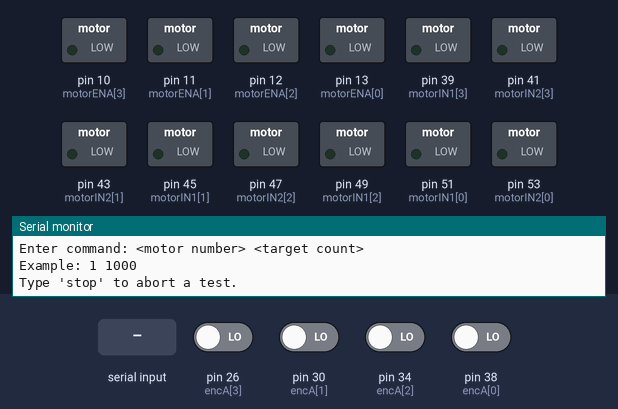
Bench run of a sketch on a simulated Arduino Mega 2560, built with avr-gcc and run on an emulated ATmega2560. Shown: switched loads named in the sketch (green lamp = pin HIGH), the last lines printed to the serial monitor. Inputs (shaded band) come from the test bench; at power-on: pin 26 (encA[3]), pin 30 (encA[1]), pin 34 (encA[2]), pin 38 (encA[0]) LOW.

Above: at 1.2 s.
1.3 s: "1 90\n" received over Serial
At 2.1 s:
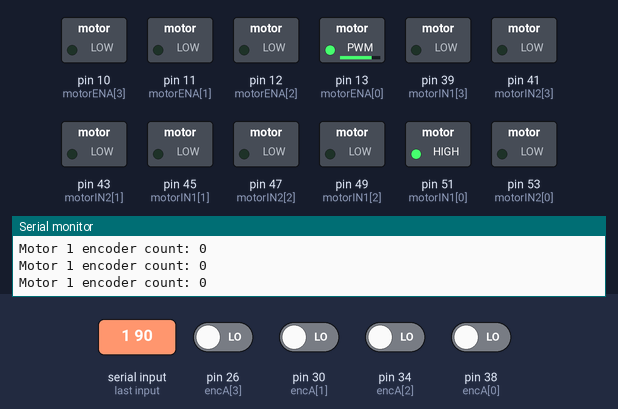
2.8 s: "stop\n" received over Serial
At 3.2 s:
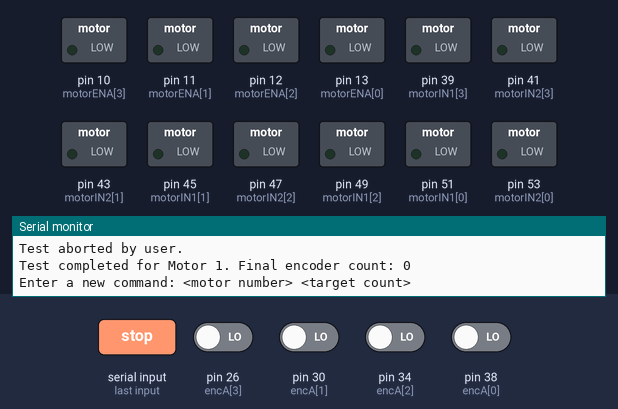
4.3 s: "1 90 45\n" received over Serial
At 5.7 s:
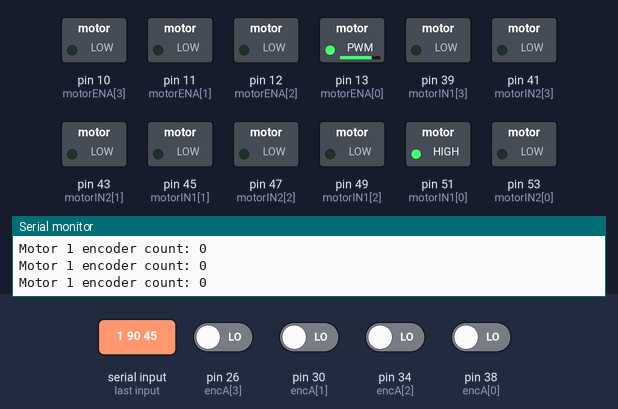
Timing chart, 0 to 7.3 s (numbered marks = the images above; inputs shaded):
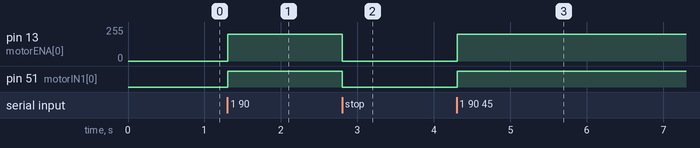

The sketch:

arduino_encoders_test2.ino
```cpp
/*
  Interactive Motor Rotation Test with Encoder Measurements

  Motor Connections:
    Motor 1: ENA (PWM) -> Pin 13, IN1 -> Pin 51, IN2 -> Pin 53
    Motor 2: ENA (PWM) -> Pin 11, IN1 -> Pin 45, IN2 -> Pin 43
    Motor 3: ENA (PWM) -> Pin 12, IN1 -> Pin 49, IN2 -> Pin 47
    Motor 4: ENA (PWM) -> Pin 10, IN1 -> Pin 39, IN2 -> Pin 41

  Encoder Connections:
    Encoder 1 (Motor 1): Phase A -> Pin 38, Phase B -> Pin 36
    Encoder 2 (Motor 2): Phase A -> Pin 30, Phase B -> Pin 28
    Encoder 3 (Motor 3): Phase A -> Pin 34, Phase B -> Pin 32
    Encoder 4 (Motor 4): Phase A -> Pin 26, Phase B -> Pin 24

  Command Format (via Serial Monitor):
    <motor number> <target count>
  Example:
    1 1000   --> Run Motor 1 until its encoder reads 1000 counts.

  Type "stop" during a test to abort it.
*/

const int numMotors = 4;

// Motor pin arrays (indexed 0 to 3 for motors 1–4)
int motorENA[numMotors] = {13, 11, 12, 10};
int motorIN1[numMotors] = {51, 45, 49, 39};
int motorIN2[numMotors] = {53, 43, 47, 41};

// Encoder pin arrays
int encA[numMotors] = {38, 30, 34, 26};
int encB[numMotors] = {36, 28, 32, 24};

// Encoder counts and previous state for channel A (for quadrature decoding)
long encoderCount[numMotors] = {0, 0, 0, 0};
int prevEncA[numMotors] = {0, 0, 0, 0};

bool testInProgress = false;  // Indicates if a test is currently running

void setup() {
  Serial.begin(9600);
  Serial.println("Interactive Motor Rotation Test with Encoders");
  Serial.println("Enter command: <motor number> <target count>");
  Serial.println("Example: 1 1000");
  Serial.println("Type 'stop' to abort a test.");

  // Initialize motor pins
  for (int i = 0; i < numMotors; i++) {
    pinMode(motorENA[i], OUTPUT);
    pinMode(motorIN1[i], OUTPUT);
    pinMode(motorIN2[i], OUTPUT);
  }

  // Initialize encoder pins and record initial state
  for (int i = 0; i < numMotors; i++) {
    pinMode(encA[i], INPUT);
    pinMode(encB[i], INPUT);
    prevEncA[i] = digitalRead(encA[i]);
  }
}

void loop() {
  // When no test is running, check for a new command from Serial
  if (!testInProgress && Serial.available() > 0) {
    String input = Serial.readStringUntil('\n');
    input.trim();

    if (input.equalsIgnoreCase("stop")) {
      Serial.println("No test is running.");
      return;
    }

    // Expecting input format: <motor number> <target count>
    int spaceIndex = input.indexOf(' ');
    if (spaceIndex > 0) {
      String motorStr = input.substring(0, spaceIndex);
      String targetStr = input.substring(spaceIndex + 1);
      int motorNum = motorStr.toInt();
      long targetCount = targetStr.toInt();

      if (motorNum < 1 || motorNum > numMotors) {
        Serial.println("Invalid motor number. Enter a value 1 to 4.");
      } else if (targetCount <= 0) {
        Serial.println("Target count must be a positive number.");
      } else {
        runMotorTest(motorNum - 1, targetCount);
      }
    }
    else {
      Serial.println("Invalid input. Format: <motor number> <target count>");
    }
  }

  // Continually update all encoder counts in the background
  updateAllEncoders();
  delay(1);
}

//---------------------------
// Encoder Update Functions
//---------------------------

// Update encoder count for a given motor (using simple quadrature decoding)
void updateEncoder(int index) {
  int currentA = digitalRead(encA[index]);
  if (currentA != prevEncA[index]) { // Change detected on channel A
    int currentB = digitalRead(encB[index]);
    // Determine rotation direction
    if (currentA == HIGH) {
      if (currentB == LOW)
        encoderCount[index]++;
      else
        encoderCount[index]--;
    } else { // currentA is LOW
      if (currentB == HIGH)
        encoderCount[index]++;
      else
        encoderCount[index]--;
    }
    prevEncA[index] = currentA;
  }
}

// Update all encoders
void updateAllEncoders() {
  for (int i = 0; i < numMotors; i++) {
    updateEncoder(i);
  }
}

//---------------------------
// Motor Test Function
//---------------------------

// Run a test for the specified motor until its encoder count reaches the target.
// The motor is driven forward until abs(encoderCount) >= targetCount.
void runMotorTest(int motorIndex, long targetCount) {
  testInProgress = true;

  // Reset the encoder count for this motor
  encoderCount[motorIndex] = 0;
  prevEncA[motorIndex] = digitalRead(encA[motorIndex]);

  Serial.print("Starting test for Motor ");
  Serial.print(motorIndex + 1);
  Serial.print(" until encoder count reaches ");
  Serial.println(targetCount);

  // Start motor in forward direction (adjust as needed for your setup)
  digitalWrite(motorIN1[motorIndex], HIGH);
  digitalWrite(motorIN2[motorIndex], LOW);
  analogWrite(motorENA[motorIndex], 200);  // set speed (0-255)

  unsigned long lastPrintTime = millis();

  // Run until the (absolute) encoder count reaches the target
  while (abs(encoderCount[motorIndex]) < targetCount) {
    updateEncoder(motorIndex);

    // Print current encoder count every 100ms
    if (millis() - lastPrintTime >= 100) {
      Serial.print("Motor ");
      Serial.print(motorIndex + 1);
      Serial.print(" encoder count: ");
      Serial.println(encoderCount[motorIndex]);
      lastPrintTime = millis();
    }

    // Allow user to type "stop" to abort the test
    if (Serial.available() > 0) {
      String cmd = Serial.readStringUntil('\n');
      cmd.trim();
      if (cmd.equalsIgnoreCase("stop")) {
        Serial.println("Test aborted by user.");
        break;
      }
    }
    delay(1);
  }

  // Stop the motor
  digitalWrite(motorIN1[motorIndex], LOW);
  digitalWrite(motorIN2[motorIndex], LOW);
  analogWrite(motorENA[motorIndex], 0);

  Serial.print("Test completed for Motor ");
  Serial.print(motorIndex + 1);
  Serial.print(". Final encoder count: ");
  Serial.println(encoderCount[motorIndex]);
  Serial.println("Enter a new command: <motor number> <target count>");

  testInProgress = false;
}
```

Measured:
- after the input at 1.3 s, pin 13 (motorENA[0]): 0/255 → 200/255 at once; pin 51 (motorIN1[0]): LOW → HIGH at once
- after the input at 2.8 s, pin 13 (motorENA[0]): 200/255 → 0/255 at once; pin 51 (motorIN1[0]): HIGH → LOW at once
- after the input at 4.3 s, pin 13 (motorENA[0]): 0/255 → 200/255 at once; pin 51 (motorIN1[0]): LOW → HIGH at once
